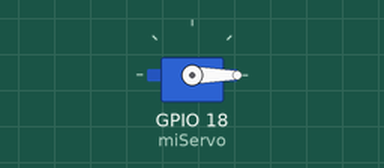
Recording of a sketch running on a simulated ESP32. Shown: servo.

Above: at 0.05 s.
At 1.5 s:
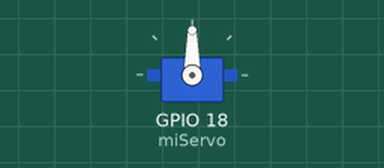
At 3.0 s:
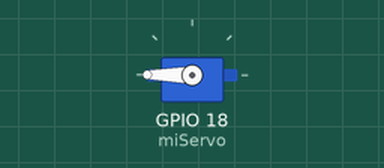
Timing chart, 0 to 6.9 s (numbered marks = the images above):
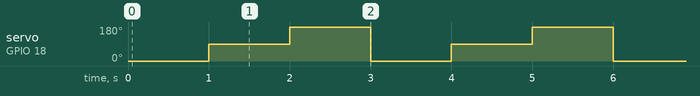

Measured:
- by itself, servo on GPIO 18 (miServo): repeats every 3.0 s: 180° 1.0 s, 0° 1.0 s, 90° 1.0 s

The sketch:

servomotor_normal.ino
```cpp
#include <ESP32Servo.h>

Servo miServo;

void setup() {
  miServo.attach(18);
}

void loop() {
  miServo.write(0);
  delay(1000);

  miServo.write(90);
  delay(1000);

  miServo.write(180);
  delay(1000);
}
```
